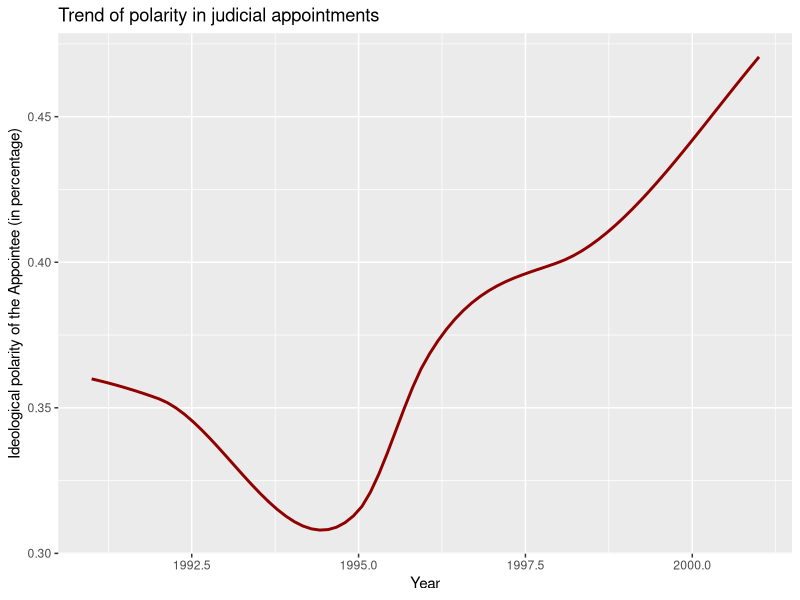

Recreate this plot in R.
## ---- chunk 1
library(tidyverse)
library(ggplot2)

appointments <- read.csv("Politics-Interim-Judicial-Appts.csv")

appointments |>
  group_by(year) |>
  summarize (polarity = mean(imputed_gov_nom_ideo_distance)) |>
  ggplot (aes(x=year, y=polarity)) +
  geom_smooth (color = "#900000") +
  labs (
    x = "Year", 
    y = "Ideological polarity of the Appointee (in percentage)", 
    title = "Trend of polarity in judicial appointments"
  )

